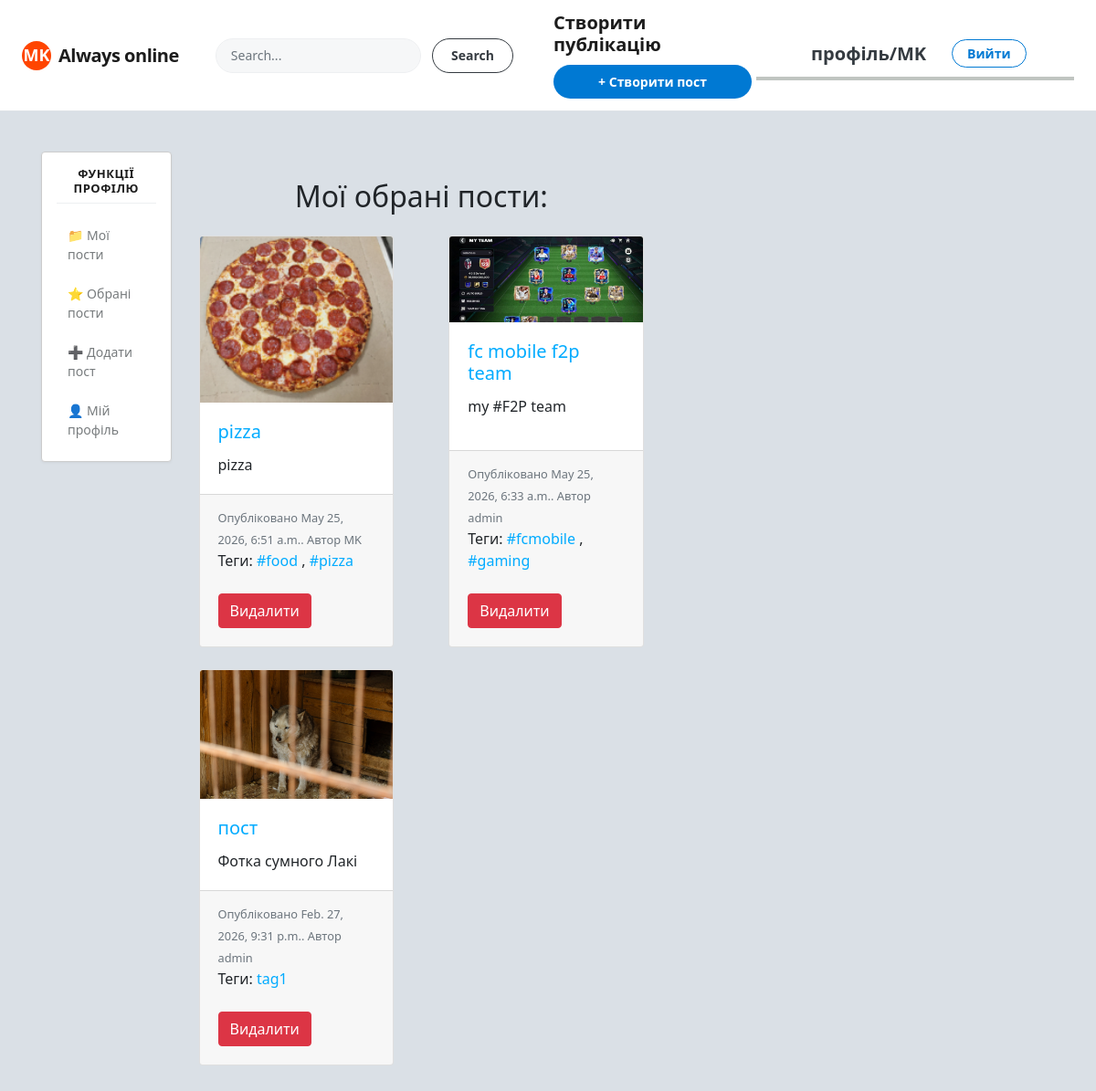
Screenshot of /favourite-posts/ (signed in) with the database file from the repository.
### blog/models.py (models this page shows, shortened)
class Post(models.Model):
    STATUS_CHOICES = (
        ('draft', 'Draft'),
        ('published', 'Published'),
    )
    title = models.CharField(max_length=250, verbose_name='Назва поста')
    slug = models.SlugField(max_length=250, unique_for_date='publish')
    author = models.ForeignKey(User, on_delete=models.CASCADE,
                               related_name='blog_posts', verbose_name='Автор')
    short_description=models.CharField(max_length=400, verbose_name='Короткий опис')
    publish = models.DateTimeField(default=timezone.now, verbose_name='Дата публікації')
    created = models.DateTimeField(auto_now_add=True, verbose_name='Дата створення')
    updated = models.DateTimeField(auto_now=True, verbose_name='Дата зміни')
    status = models.CharField(max_length=10, choices=STATUS_CHOICES, default='draft', verbose_name='Статус публікації')
    image = models.ImageField(upload_to='product_images/', blank=False, verbose_name='Зображення')
    tags = TaggableManager()
    favourite = models.ManyToManyField(User, related_name='fav_posts', blank=True)
    likes = models.ManyToManyField(User, related_name='liked_posts', blank=True)
    class Meta:
        ordering = ['-publish']
    def get_absolute_url(self):
        return reverse('blog:post_detail', args=[self.publish.year, self.publish.month, self.publish.day, self.slug, self.id])

### blog/views.py (the view)
# urls.py: path('favourite-posts/', views.favourite_posts, name='favourite_posts'),
def favourite_posts(request):
    return render(request, 'blog/account/fav_posts.html', {})

### blog/templates/blog/account/fav_posts.html (shortened to what this page needs)
{% extends 'blog/base_account.html' %}
{% block account_content %}
<h2 class="text-center mb-4">Мої обрані пости:</h2>
    <div class="card-deck">
        <div class="row row-cols-2 row-cols-md-2">
            {% for post in request.user.fav_posts.all %}
                    <div class="col mb-4" >
                        <div class="card" style="height: 100%">
                            <a href="{{ post.get_absolute_url }}">
                                <img src="{{ MEDIA_URL }}{{ post.image.url }}" class="card-img-top" alt="...">
                            </a>
                            <div class="card-body">
                                <a href="{{ post.get_absolute_url }}">
                                    <h5 class="card-title">{{ post.title }}</h5>
                                </a>
                                <p class="card-text">{{ post.short_description|truncatewords:25 }}</p>
                            </div>
                            <div class="card-footer">
                                <small class="text-muted">Опубліковано {{ post.publish }}. Автор {{ post.author }}</small>
                                <p> Теги:
                                    {% for tag in post.tags.all %}
                                        <a href="{%  url "blog:post_list_by_tag" tag.slug  %}">
                                            {{ tag.name }}
                                        </a>
                                        {% if not forloop.last %}
                                            ,
                                        {% endif %}
                                    {% endfor %}
                                </p>
                                <a class="btn btn-danger my-2 mr-3 ml-0" href="{% url 'blog:delete_from_favourite_in_dashboard' post.id %}">
                                    Видалити
                                </a>
                            </div>
                        </div>
                    </div>
            {% endfor %}
        </div>
    </div>
{% endblock %}

### blog/templates/blog/base.html (shortened to what this page needs)
{% load static %}
<!DOCTYPE html>
<html lang="uk">
<head>
   <link rel="stylesheet" href="https://cdn.jsdelivr.net/npm/bootstrap@4.5.3/dist/css/bootstrap.min.css">
   <link rel="stylesheet" href="{% static 'css/style.css' %}">
</head>
<body style="background-color: #dae0e6;">
   {% block navbar %}
     <nav class="navbar navbar-expand-lg navbar-light bg-white border-bottom py-2 px-4" style="font-family: 'Segoe UI', sans-serif;">
         <a class="navbar-brand d-flex align-items-center" href="{% url 'blog:post_list' %}" style="gap: 8px;">
             <div style="background-color: #FF4500; width: 32px; height: 32px; border-radius: 50%; display: flex; align-items: center; justify-content: center; color: white; font-weight: bold; font-size: 18px; text-decoration: none;">
                 MK
             </div>
             <span style="font-size: 20px; font-weight: 700; color: #1c1c1c; letter-spacing: -0.5px;">Always online</span>
         </a>
         <div class="collapse navbar-collapse mx-4" id="navbarSupportedContent" style="flex-grow: 1; max-width: 600px;">
    <form method="get" action="{% url 'blog:post_list' %}" class="w-100 d-flex align-items-center" style="gap: 12px;">
        <div style="flex-grow: 1; position: relative;">
            <input type="text" name="query" class="form-control rounded-pill" placeholder="Search..." value="{{ request.GET.query|default:'' }}" style="background-color: #f6f7f8; border: 1px solid #edeff1; padding: 8px 16px; font-size: 14px; width: 100%; height: 38px; outline: none; box-shadow: none;">
        </div>
        <button class="btn btn-outline-dark rounded-pill font-weight-bold" type="submit" style="font-size: 14px; padding: 6px 20px; white-space: nowrap; height: 38px;">
            Search
        </button>
    </form>
</div>
         <div style="background-color: #ffffff;  border-radius: 4px; padding: 5px; margin-left: 15px;">
                <h4 style="margin: 0 0 10px 0; font-size: 20px; font-weight: bold; color: #1c1c1c;">Створити публікацію</h4>
                <a href="{% url 'blog:post_add' %}" class="btn btn-primary btn-block rounded-pill font-weight-bold" style="background-color: #0079d3; border: none; font-size: 14px; padding: 8px;">
                    + Створити пост
                </a>
            </div>
         <div id="header" class="d-flex align-items-center" style="font-size: 14px; gap: 12px; margin-left: auto;">
            {% if request.user.is_authenticated %}
                <a href="{% url 'blog:dashboard' %}" class="font-weight-bold text-dark text-decoration-none mr-3">
                    профіль/{{ request.user.username }}
                </a>
                <form method="post" action="{% url 'blog:logout' %}" style="display: inline; margin: 0;">
                    <button type="submit" class="btn btn-outline-primary btn-sm rounded-pill font-weight-bold px-3" style="border-color: #0079d3; color: #0079d3;">
                        Вийти
                    </button>
                </form>
            {% else %}
                <a href="{% url 'blog:login' %}" class="btn btn-primary btn-sm rounded-pill font-weight-bold px-4" style="background-color: #0079d3; border-color: #0079d3;">
                    Увійти
                </a>
            {% endif %}
         </div>
     </nav>
   {% endblock %}
   <div id="content" class="py-4">
       {% block content %}{% endblock %}
   </div>
</body>
</html>

### blog/static/css/style.css (style rules this page uses)
body { margin: 0; padding: 0; font-family: helvetica, sans-serif; }
a { color:#00abff; text-decoration: none; }
h2 { font-weight:normal; margin:30px 0 0; }
#content { float:left; width:60%; padding:0 0 0 30px; }
#header { padding:10px 60px; font-size:14px; color:#fff; border-bottom:4px solid #C0C5C1; overflow:auto; }
#header a { color:#f3f7cc; font-size: 20px; font-weight: bold; }
nav { background-color: #574b60; }
#header { padding: 10px 60px; border-bottom: 4px solid #C0C5C1; }
#header a { font-size: 20px; font-weight: bold; }

### rows the page displays
Post: image (picture), title "pizza", short_description "pizza", publish "May 25, 2026, 6:51 a.m.", author "MK"
Tag: name "#food"
Tag: name "#pizza"
Post: image (picture), title "fc mobile f2p team", short_description "my #F2P team", publish "May 25, 2026, 6:33 a.m.", author "admin"
Tag: name "#fcmobile"
Tag: name "#gaming"
Post: image (picture), title "пост", short_description "Фотка сумного Лакі", publish "Feb. 27, 2026, 9:31 p.m.", author "admin"
Tag: name "tag1"

### other values shown
{{ request.user.username }} "MK"
